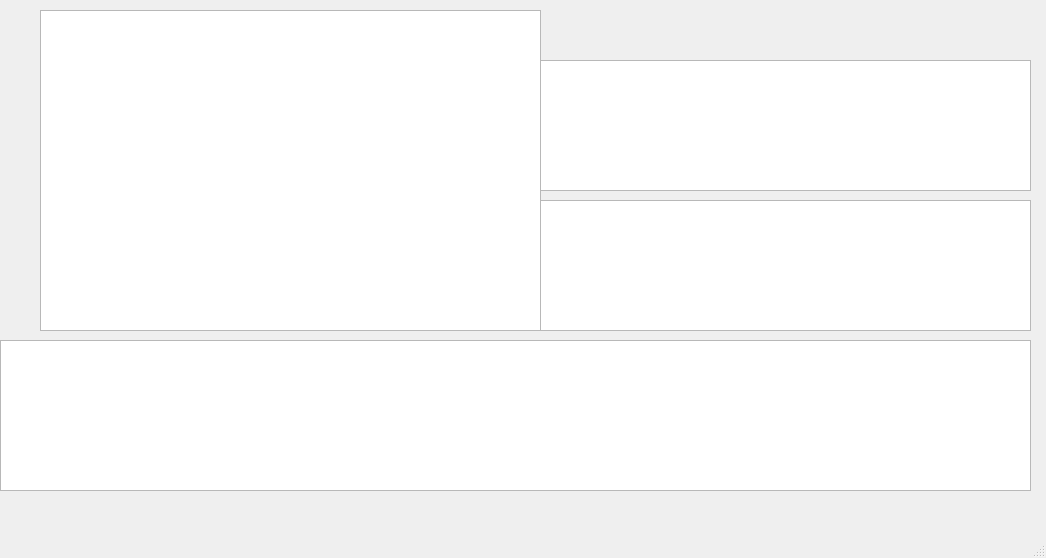
<?xml version="1.0" encoding="UTF-8"?>
<ui version="4.0">
 <class>MainWindow</class>
 <widget class="QMainWindow" name="MainWindow">
  <property name="geometry">
   <rect>
    <x>0</x>
    <y>0</y>
    <width>1046</width>
    <height>558</height>
   </rect>
  </property>
  <property name="windowTitle">
   <string>MainWindow</string>
  </property>
  <widget class="QWidget" name="centralwidget">
   <widget class="QTreeView" name="treeView">
    <property name="geometry">
     <rect>
      <x>40</x>
      <y>10</y>
      <width>501</width>
      <height>321</height>
     </rect>
    </property>
   </widget>
   <widget class="QTableView" name="tableView">
    <property name="geometry">
     <rect>
      <x>540</x>
      <y>60</y>
      <width>491</width>
      <height>131</height>
     </rect>
    </property>
   </widget>
   <widget class="QTableView" name="tableView_2">
    <property name="geometry">
     <rect>
      <x>540</x>
      <y>200</y>
      <width>491</width>
      <height>131</height>
     </rect>
    </property>
   </widget>
   <widget class="QTableView" name="tableView_3">
    <property name="geometry">
     <rect>
      <x>0</x>
      <y>340</y>
      <width>1031</width>
      <height>151</height>
     </rect>
    </property>
   </widget>
  </widget>
  <widget class="QMenuBar" name="menubar">
   <property name="geometry">
    <rect>
     <x>0</x>
     <y>0</y>
     <width>1046</width>
     <height>26</height>
    </rect>
   </property>
  </widget>
  <widget class="QStatusBar" name="statusbar"/>
 </widget>
 <resources/>
 <connections/>
</ui>
